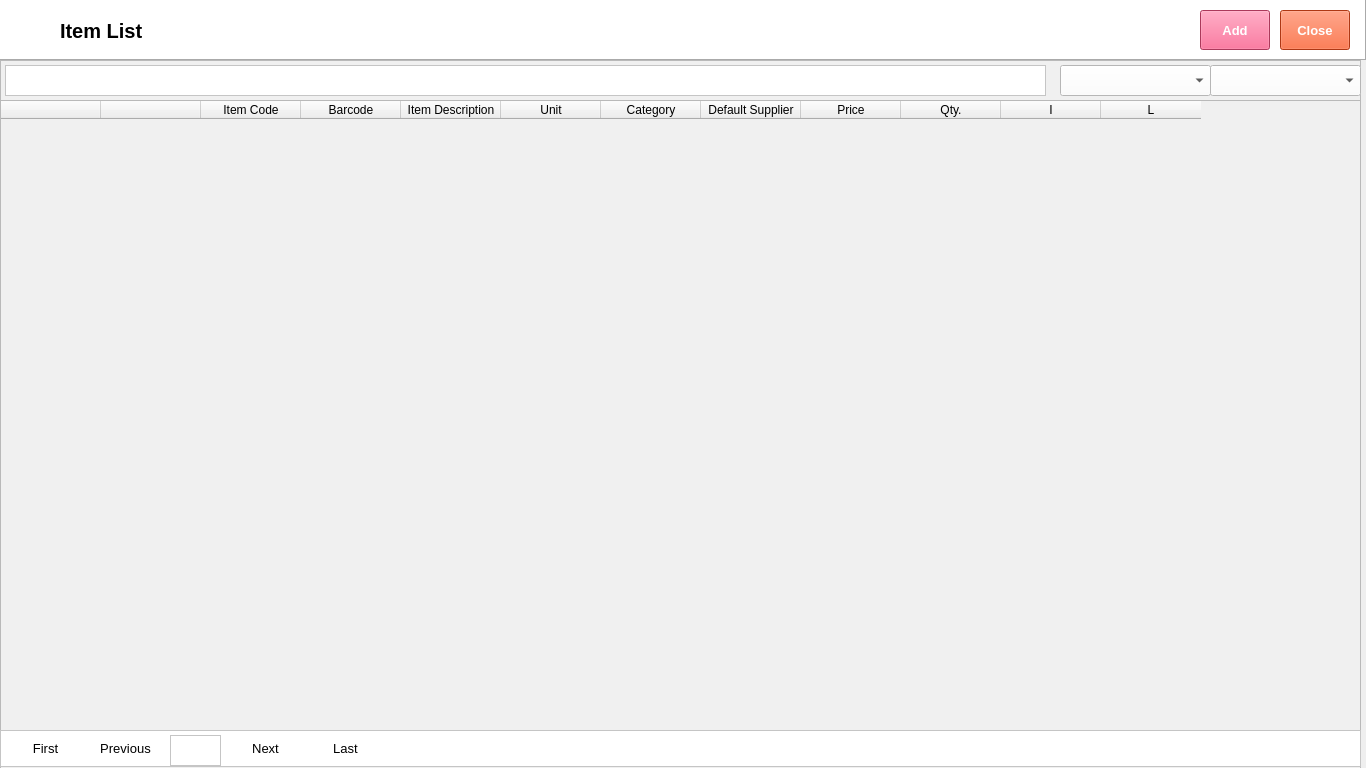
<?xml version="1.0" encoding="UTF-8"?>
<ui version="4.0">
 <class>Form</class>
 <widget class="QWidget" name="Form">
  <property name="geometry">
   <rect>
    <x>0</x>
    <y>0</y>
    <width>1366</width>
    <height>768</height>
   </rect>
  </property>
  <property name="windowTitle">
   <string>Form</string>
  </property>
  <widget class="QFrame" name="frame">
   <property name="geometry">
    <rect>
     <x>0</x>
     <y>0</y>
     <width>1366</width>
     <height>60</height>
    </rect>
   </property>
   <property name="autoFillBackground">
    <bool>false</bool>
   </property>
   <property name="styleSheet">
    <string notr="true">background-color: rgb(255, 255, 255);</string>
   </property>
   <property name="frameShape">
    <enum>QFrame::Panel</enum>
   </property>
   <property name="frameShadow">
    <enum>QFrame::Raised</enum>
   </property>
   <widget class="QLabel" name="label">
    <property name="geometry">
     <rect>
      <x>10</x>
      <y>10</y>
      <width>38</width>
      <height>32</height>
     </rect>
    </property>
    <property name="text">
     <string/>
    </property>
    <property name="pixmap">
     <pixmap>../../Documents/GitHub/python-pos/img/Item.png</pixmap>
    </property>
    <property name="scaledContents">
     <bool>true</bool>
    </property>
   </widget>
   <widget class="QLabel" name="label_2">
    <property name="geometry">
     <rect>
      <x>60</x>
      <y>10</y>
      <width>171</width>
      <height>41</height>
     </rect>
    </property>
    <property name="font">
     <font>
      <family>Segoe UI</family>
      <pointsize>15</pointsize>
      <weight>75</weight>
      <bold>true</bold>
     </font>
    </property>
    <property name="text">
     <string>Item List</string>
    </property>
    <property name="textFormat">
     <enum>Qt::PlainText</enum>
    </property>
   </widget>
   <widget class="QPushButton" name="pushButtonAdd">
    <property name="geometry">
     <rect>
      <x>1200</x>
      <y>10</y>
      <width>70</width>
      <height>40</height>
     </rect>
    </property>
    <property name="font">
     <font>
      <family>Segoe UI</family>
      <pointsize>10</pointsize>
      <weight>75</weight>
      <bold>true</bold>
     </font>
    </property>
    <property name="autoFillBackground">
     <bool>false</bool>
    </property>
    <property name="styleSheet">
     <string notr="true">background-color: rgb(240, 80, 128);
color: rgb(255, 255, 255);</string>
    </property>
    <property name="text">
     <string>Add</string>
    </property>
   </widget>
   <widget class="QPushButton" name="pushButtonClose">
    <property name="geometry">
     <rect>
      <x>1280</x>
      <y>10</y>
      <width>70</width>
      <height>40</height>
     </rect>
    </property>
    <property name="font">
     <font>
      <family>Segoe UI</family>
      <pointsize>10</pointsize>
      <weight>75</weight>
      <bold>true</bold>
     </font>
    </property>
    <property name="styleSheet">
     <string notr="true">background-color: rgb(243, 79, 28);
color: rgb(255, 255, 255);</string>
    </property>
    <property name="text">
     <string>Close</string>
    </property>
    <property name="flat">
     <bool>false</bool>
    </property>
   </widget>
  </widget>
  <widget class="QFrame" name="frame_2">
   <property name="geometry">
    <rect>
     <x>0</x>
     <y>60</y>
     <width>1361</width>
     <height>711</height>
    </rect>
   </property>
   <property name="styleSheet">
    <string notr="true">background-color: rgb(240,240,240);</string>
   </property>
   <property name="frameShape">
    <enum>QFrame::StyledPanel</enum>
   </property>
   <property name="frameShadow">
    <enum>QFrame::Raised</enum>
   </property>
   <widget class="QTextEdit" name="textEditItemFilter">
    <property name="geometry">
     <rect>
      <x>5</x>
      <y>5</y>
      <width>1041</width>
      <height>31</height>
     </rect>
    </property>
    <property name="styleSheet">
     <string notr="true">background-color: rgb(255, 255, 255);
color: rgb(0, 0, 0);</string>
    </property>
   </widget>
   <widget class="QComboBox" name="comboBoxIsInventoryFilter">
    <property name="geometry">
     <rect>
      <x>1060</x>
      <y>5</y>
      <width>151</width>
      <height>31</height>
     </rect>
    </property>
    <property name="styleSheet">
     <string notr="true">background-color: rgb(255, 255, 255);
color: rgb(0, 0, 0);</string>
    </property>
   </widget>
   <widget class="QComboBox" name="comboBoxIsLockedFilter">
    <property name="geometry">
     <rect>
      <x>1210</x>
      <y>5</y>
      <width>151</width>
      <height>31</height>
     </rect>
    </property>
    <property name="styleSheet">
     <string notr="true">background-color: rgb(255, 255, 255);
color: rgb(0, 0, 0);</string>
    </property>
   </widget>
   <widget class="QTableWidget" name="tableWidget">
    <property name="geometry">
     <rect>
      <x>0</x>
      <y>40</y>
      <width>1361</width>
      <height>631</height>
     </rect>
    </property>
    <column>
     <property name="text">
      <string/>
     </property>
    </column>
    <column>
     <property name="text">
      <string/>
     </property>
    </column>
    <column>
     <property name="text">
      <string>Item Code</string>
     </property>
    </column>
    <column>
     <property name="text">
      <string>Barcode</string>
     </property>
    </column>
    <column>
     <property name="text">
      <string>Item Description</string>
     </property>
    </column>
    <column>
     <property name="text">
      <string>Unit</string>
     </property>
    </column>
    <column>
     <property name="text">
      <string>Category</string>
     </property>
    </column>
    <column>
     <property name="text">
      <string>Default Supplier</string>
     </property>
    </column>
    <column>
     <property name="text">
      <string>Price</string>
     </property>
    </column>
    <column>
     <property name="text">
      <string>Qty.</string>
     </property>
    </column>
    <column>
     <property name="text">
      <string>I</string>
     </property>
    </column>
    <column>
     <property name="text">
      <string>L</string>
     </property>
    </column>
   </widget>
   <widget class="QFrame" name="frame_3">
    <property name="geometry">
     <rect>
      <x>0</x>
      <y>670</y>
      <width>1361</width>
      <height>37</height>
     </rect>
    </property>
    <property name="styleSheet">
     <string notr="true">background-color: rgb(255, 255, 255);
color: rgb(255, 255, 255);</string>
    </property>
    <property name="frameShape">
     <enum>QFrame::StyledPanel</enum>
    </property>
    <property name="frameShadow">
     <enum>QFrame::Raised</enum>
    </property>
    <widget class="QPushButton" name="pushButtonFirst">
     <property name="geometry">
      <rect>
       <x>10</x>
       <y>0</y>
       <width>71</width>
       <height>37</height>
      </rect>
     </property>
     <property name="font">
      <font>
       <family>Segoe UI</family>
       <pointsize>10</pointsize>
      </font>
     </property>
     <property name="styleSheet">
      <string notr="true">color: rgb(0, 0, 0);</string>
     </property>
     <property name="text">
      <string>First</string>
     </property>
     <property name="flat">
      <bool>true</bool>
     </property>
    </widget>
    <widget class="QPushButton" name="pushButtonPrevious">
     <property name="geometry">
      <rect>
       <x>90</x>
       <y>0</y>
       <width>71</width>
       <height>37</height>
      </rect>
     </property>
     <property name="font">
      <font>
       <family>Segoe UI</family>
       <pointsize>10</pointsize>
      </font>
     </property>
     <property name="styleSheet">
      <string notr="true">color: rgb(0, 0, 0);</string>
     </property>
     <property name="text">
      <string>Previous</string>
     </property>
     <property name="flat">
      <bool>true</bool>
     </property>
    </widget>
    <widget class="QPushButton" name="pushButtonNext">
     <property name="geometry">
      <rect>
       <x>230</x>
       <y>0</y>
       <width>71</width>
       <height>37</height>
      </rect>
     </property>
     <property name="font">
      <font>
       <family>Segoe UI</family>
       <pointsize>10</pointsize>
      </font>
     </property>
     <property name="styleSheet">
      <string notr="true">color: rgb(0, 0, 0);</string>
     </property>
     <property name="text">
      <string>Next</string>
     </property>
     <property name="flat">
      <bool>true</bool>
     </property>
    </widget>
    <widget class="QPushButton" name="pushButtonLast">
     <property name="geometry">
      <rect>
       <x>310</x>
       <y>0</y>
       <width>71</width>
       <height>37</height>
      </rect>
     </property>
     <property name="font">
      <font>
       <family>Segoe UI</family>
       <pointsize>10</pointsize>
      </font>
     </property>
     <property name="styleSheet">
      <string notr="true">color: rgb(0, 0, 0);</string>
     </property>
     <property name="text">
      <string>Last</string>
     </property>
     <property name="flat">
      <bool>true</bool>
     </property>
    </widget>
    <widget class="QTextEdit" name="textEditPageNumber">
     <property name="geometry">
      <rect>
       <x>170</x>
       <y>5</y>
       <width>51</width>
       <height>31</height>
      </rect>
     </property>
     <property name="font">
      <font>
       <family>Segoe UI</family>
       <pointsize>10</pointsize>
      </font>
     </property>
     <property name="styleSheet">
      <string notr="true">color: rgb(0, 0, 0);</string>
     </property>
     <property name="readOnly">
      <bool>true</bool>
     </property>
    </widget>
   </widget>
  </widget>
 </widget>
 <resources/>
 <connections/>
</ui>
